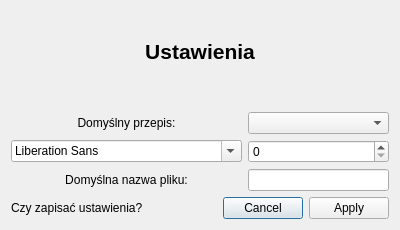
<?xml version="1.0" encoding="UTF-8"?>
<ui version="4.0">
 <class>Dialog</class>
 <widget class="QDialog" name="Dialog">
  <property name="geometry">
   <rect>
    <x>0</x>
    <y>0</y>
    <width>400</width>
    <height>230</height>
   </rect>
  </property>
  <property name="maximumSize">
   <size>
    <width>400</width>
    <height>230</height>
   </size>
  </property>
  <property name="windowTitle">
   <string>Dialog</string>
  </property>
  <layout class="QVBoxLayout" name="verticalLayout">
   <item>
    <widget class="QLabel" name="label_1">
     <property name="text">
      <string>&lt;html&gt;&lt;head/&gt;&lt;body&gt;&lt;p align=&quot;center&quot;&gt;&lt;span style=&quot; font-size:16pt; font-weight:600;&quot;&gt;Ustawienia&lt;br/&gt;&lt;/span&gt;&lt;/p&gt;&lt;/body&gt;&lt;/html&gt;</string>
     </property>
    </widget>
   </item>
   <item>
    <layout class="QGridLayout" name="gridLayout">
     <item row="0" column="1">
      <widget class="QComboBox" name="combo_box_1"/>
     </item>
     <item row="2" column="0">
      <widget class="QLabel" name="label_3">
       <property name="text">
        <string>Domyślna nazwa pliku:</string>
       </property>
       <property name="alignment">
        <set>Qt::AlignCenter</set>
       </property>
      </widget>
     </item>
     <item row="0" column="0">
      <widget class="QLabel" name="label_2">
       <property name="text">
        <string>Domyślny przepis:</string>
       </property>
       <property name="alignment">
        <set>Qt::AlignCenter</set>
       </property>
      </widget>
     </item>
     <item row="2" column="1">
      <widget class="QLineEdit" name="line_edit_2"/>
     </item>
     <item row="1" column="1">
      <widget class="QSpinBox" name="spin_box_1"/>
     </item>
     <item row="1" column="0">
      <widget class="QFontComboBox" name="font_box_1"/>
     </item>
    </layout>
   </item>
   <item>
    <layout class="QHBoxLayout" name="horizontalLayout">
     <item>
      <widget class="QLabel" name="label_4">
       <property name="text">
        <string>Czy zapisać ustawienia?</string>
       </property>
      </widget>
     </item>
     <item>
      <widget class="QDialogButtonBox" name="buttonBox">
       <property name="orientation">
        <enum>Qt::Horizontal</enum>
       </property>
       <property name="standardButtons">
        <set>QDialogButtonBox::Apply|QDialogButtonBox::Cancel</set>
       </property>
       <property name="centerButtons">
        <bool>false</bool>
       </property>
      </widget>
     </item>
    </layout>
   </item>
  </layout>
 </widget>
 <resources/>
 <connections/>
</ui>
